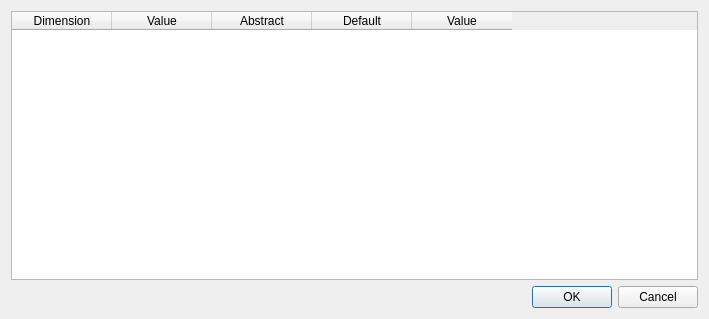
<?xml version="1.0" encoding="UTF-8"?>
<ui version="4.0">
 <class>WmtsDimensionsBase</class>
 <widget class="QDialog" name="WmtsDimensionsBase">
  <property name="geometry">
   <rect>
    <x>0</x>
    <y>0</y>
    <width>709</width>
    <height>319</height>
   </rect>
  </property>
  <property name="windowTitle">
   <string>Dialog</string>
  </property>
  <layout class="QGridLayout" name="gridLayout">
   <item row="0" column="0">
    <widget class="QTableWidget" name="mDimensions">
     <column>
      <property name="text">
       <string>Dimension</string>
      </property>
     </column>
     <column>
      <property name="text">
       <string>Value</string>
      </property>
     </column>
     <column>
      <property name="text">
       <string>Abstract</string>
      </property>
     </column>
     <column>
      <property name="text">
       <string>Default</string>
      </property>
     </column>
     <column>
      <property name="text">
       <string>Value</string>
      </property>
     </column>
    </widget>
   </item>
   <item row="1" column="0">
    <widget class="QDialogButtonBox" name="buttonBox">
     <property name="orientation">
      <enum>Qt::Horizontal</enum>
     </property>
     <property name="standardButtons">
      <set>QDialogButtonBox::Cancel|QDialogButtonBox::Ok</set>
     </property>
    </widget>
   </item>
  </layout>
 </widget>
 <resources/>
 <connections/>
</ui>
